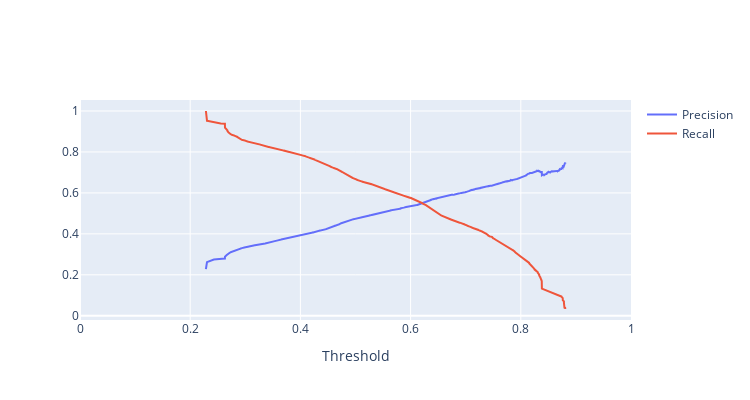

Write notebook code for a chart like this one.
### Code cell
precision, recall, thresholds = precision_recall_curve(y_val, y_val_proba_1.Defect)
precision = precision[:-1]
recall = recall[:-1]


fig = make_subplots(rows=1, cols=1)

fig.add_scatter(x=thresholds, y=precision, name = "Precision",row=1, col=1)

fig.add_scatter(x=thresholds, y=recall, name = "Recall",row=1, col=1)

fig.update_layout(height=400, width=750)#, title_text=f'Precision-recall of {pipe_dict[i]}',title_font_family= "Arial",)
fig.update_xaxes(range=[0, 1], row=1, col=1)
fig.update_xaxes(title_text="Threshold", range=[0, 1],  row=1, col=1)
fig.show()

### Figure 1 — Plotly figure (JSON) as saved in the notebook; plotly's stock layout.template omitted (floating-point values rounded to 4 significant figures; data arrays with more than 128 entries replaced by an {"elided": "..."} marker saying what was removed)
{"data": [{"name": "Precision", "type": "scatter", "x": {"elided": "17209 float values"}, "xaxis": "x", "y": {"elided": "17209 float values"}, "yaxis": "y"}, {"name": "Recall", "type": "scatter", "x": {"elided": "17209 float values"}, "xaxis": "x", "y": {"elided": "17209 float values"}, "yaxis": "y"}], "layout": {"height": 400, "width": 750, "xaxis": {"anchor": "y", "domain": [0, 1], "range": [0, 1], "title": {"text": "Threshold"}}, "yaxis": {"anchor": "x", "domain": [0, 1]}}}
